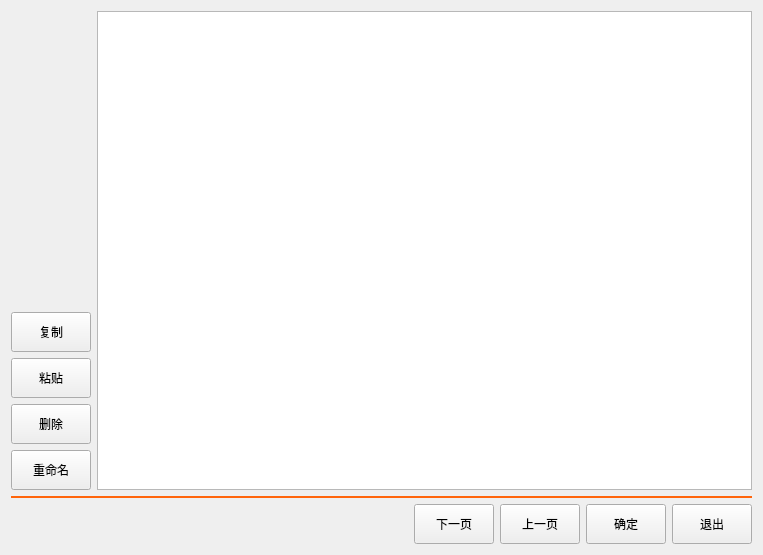
<?xml version="1.0" encoding="UTF-8"?>
<ui version="4.0">
 <class>getFilePath</class>
 <widget class="QDialog" name="getFilePath">
  <property name="geometry">
   <rect>
    <x>0</x>
    <y>0</y>
    <width>763</width>
    <height>555</height>
   </rect>
  </property>
  <property name="windowTitle">
   <string>Dialog</string>
  </property>
  <property name="styleSheet">
   <string notr="true">QRadioButton{
color:white;
font-weight:bold;
border-radius:3px;
}

QRadioButton:checked{
background:#ff650b;
}

QRadioButton:unchecked{
background:gray;
}
</string>
  </property>
  <layout class="QVBoxLayout" name="verticalLayout_3">
   <item>
    <layout class="QHBoxLayout" name="horizontalLayout_2">
     <item>
      <layout class="QVBoxLayout" name="verticalLayout_2">
       <item>
        <layout class="QVBoxLayout" name="verticalLayout_pan">
         <property name="spacing">
          <number>6</number>
         </property>
        </layout>
       </item>
       <item>
        <spacer name="verticalSpacer">
         <property name="orientation">
          <enum>Qt::Vertical</enum>
         </property>
         <property name="sizeHint" stdset="0">
          <size>
           <width>20</width>
           <height>40</height>
          </size>
         </property>
        </spacer>
       </item>
       <item>
        <widget class="lds_pushbutton_norelease" name="pushButton_copy">
         <property name="minimumSize">
          <size>
           <width>0</width>
           <height>40</height>
          </size>
         </property>
         <property name="focusPolicy">
          <enum>Qt::NoFocus</enum>
         </property>
         <property name="text">
          <string>复制</string>
         </property>
        </widget>
       </item>
       <item>
        <widget class="QPushButton" name="pushButton_paste">
         <property name="minimumSize">
          <size>
           <width>0</width>
           <height>40</height>
          </size>
         </property>
         <property name="focusPolicy">
          <enum>Qt::NoFocus</enum>
         </property>
         <property name="text">
          <string>粘贴</string>
         </property>
        </widget>
       </item>
       <item>
        <widget class="QPushButton" name="pushButton_del">
         <property name="minimumSize">
          <size>
           <width>0</width>
           <height>40</height>
          </size>
         </property>
         <property name="focusPolicy">
          <enum>Qt::NoFocus</enum>
         </property>
         <property name="text">
          <string>删除</string>
         </property>
        </widget>
       </item>
       <item>
        <widget class="QPushButton" name="pushButton_rename">
         <property name="minimumSize">
          <size>
           <width>0</width>
           <height>40</height>
          </size>
         </property>
         <property name="focusPolicy">
          <enum>Qt::NoFocus</enum>
         </property>
         <property name="text">
          <string>重命名</string>
         </property>
        </widget>
       </item>
      </layout>
     </item>
     <item>
      <widget class="tabview" name="tableWidget_dir"/>
     </item>
    </layout>
   </item>
   <item>
    <widget class="QLabel" name="label_desc_2">
     <property name="maximumSize">
      <size>
       <width>16777215</width>
       <height>2</height>
      </size>
     </property>
     <property name="styleSheet">
      <string notr="true">border:0px;
border-bottom:2px solid #ff650b;</string>
     </property>
     <property name="text">
      <string/>
     </property>
    </widget>
   </item>
   <item>
    <layout class="QHBoxLayout" name="horizontalLayout" stretch="1,0,0,0,0">
     <item>
      <widget class="QLabel" name="label_desc">
       <property name="text">
        <string/>
       </property>
      </widget>
     </item>
     <item>
      <widget class="QPushButton" name="pushButton_down">
       <property name="minimumSize">
        <size>
         <width>0</width>
         <height>40</height>
        </size>
       </property>
       <property name="focusPolicy">
        <enum>Qt::NoFocus</enum>
       </property>
       <property name="text">
        <string>下一页</string>
       </property>
      </widget>
     </item>
     <item>
      <widget class="QPushButton" name="pushButton_up">
       <property name="minimumSize">
        <size>
         <width>0</width>
         <height>40</height>
        </size>
       </property>
       <property name="focusPolicy">
        <enum>Qt::NoFocus</enum>
       </property>
       <property name="text">
        <string>上一页</string>
       </property>
      </widget>
     </item>
     <item>
      <widget class="QPushButton" name="pushButton_ok">
       <property name="minimumSize">
        <size>
         <width>0</width>
         <height>40</height>
        </size>
       </property>
       <property name="focusPolicy">
        <enum>Qt::NoFocus</enum>
       </property>
       <property name="text">
        <string>确定</string>
       </property>
      </widget>
     </item>
     <item>
      <widget class="QPushButton" name="pushButton_close">
       <property name="minimumSize">
        <size>
         <width>0</width>
         <height>40</height>
        </size>
       </property>
       <property name="focusPolicy">
        <enum>Qt::NoFocus</enum>
       </property>
       <property name="text">
        <string>退出</string>
       </property>
      </widget>
     </item>
    </layout>
   </item>
  </layout>
 </widget>
 <customwidgets>
  <customwidget>
   <class>tabview</class>
   <extends>QTableWidget</extends>
   <header>tabview.h</header>
  </customwidget>
  <customwidget>
   <class>lds_pushbutton_norelease</class>
   <extends>QPushButton</extends>
   <header>lds_pushbutton_norelease.h</header>
  </customwidget>
 </customwidgets>
 <resources/>
 <connections/>
</ui>
